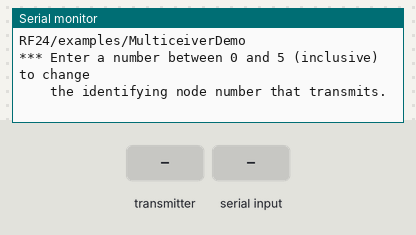
Bench run of a sketch on a simulated Arduino Uno, built with avr-gcc and run on an emulated ATmega328P. On the bench: the last lines printed to the serial monitor. The inputs (shaded band) are chosen by the test bench. No radio packets arrive unless stated.

Above: at 1.2 s.
1.3 s: the transmitter starts sending nodeID = 0
At 2.2 s:
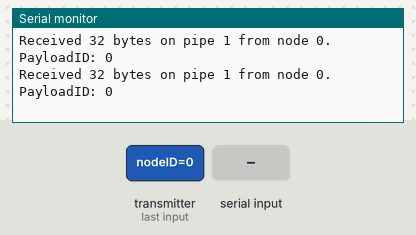
3.2 s: "90,45\n" received over Serial
At 3.6 s:
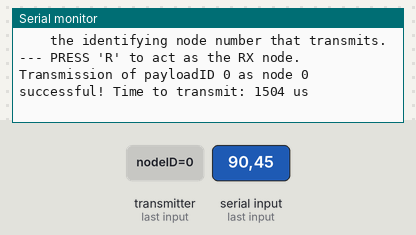
4.7 s: "R90\n" received over Serial
At 7.2 s:
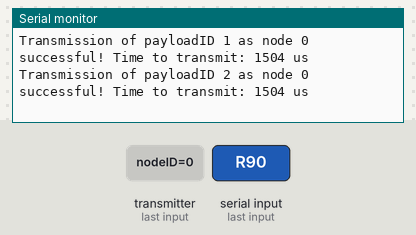
Timing chart, 0 to 8.7 s (numbered marks = the images above; inputs shaded):
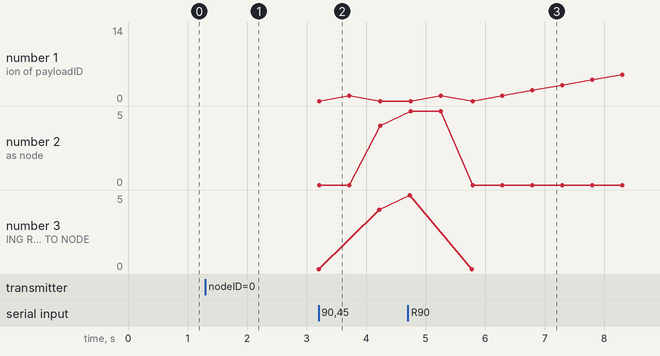

Measured:
- after the input at 1.3 s, the serial monitor: prints a new line at once (image 1)
- after the input at 3.2 s, the serial monitor: prints a new line at once (image 2)
- after the input at 4.7 s, the serial monitor: prints a new line after 1.1 s (image 3)

The sketch:

Multireceiver.ino
```cpp
// (licence header left out)
/**
 * A simple example of sending data from as many as 6 nRF24L01 transceivers to
 * 1 receiving transceiver. This technique is trademarked by
 * Nordic Semiconductors as "MultiCeiver".
 *
 * This example was written to be used on up to 6 devices acting as TX nodes &
 * only 1 device acting as the RX node (that's a maximum of 7 devices).
 * Use the Serial Monitor to change each node's behavior.
 */
#include <SPI.h>
#include "printf.h"
#include "RF24.h"

// instantiate an object for the nRF24L01 transceiver
RF24 radio(7, 8); // using pin 7 for the CE pin, and pin 8 for the CSN pin

// For this example, we'll be using 6 addresses; 1 for each TX node
// It is very helpful to think of an address as a path instead of as
// an identifying device destination
// Notice that the last byte is the only byte that changes in the last 5
// addresses. This is a limitation of the nRF24L01 transceiver for pipes 2-5
// because they use the same first 4 bytes from pipe 1.
uint64_t address[6] = {0x7878787878LL,
                       0xB3B4B5B6F1LL,
                       0xB3B4B5B6CDLL,
                       0xB3B4B5B6A3LL,
                       0xB3B4B5B60FLL,
                       0xB3B4B5B605LL
                      };

// Because this example allow up to 6 nodes (specified by numbers 0-5) to
// transmit and only 1 node to receive, we will use a negative value in our
// role variable to signify this node is a receiver.
// role variable is used to control whether this node is sending or receiving
char role = 'R'; // 0-5 = TX node; any negative number = RX node

// For this example, we'll be using a payload containing
// a node ID number and a single integer number that will be incremented
// on every successful transmission.
// Make a data structure to use as a payload.
struct PayloadStruct
{
  unsigned long nodeID;
  unsigned long payloadID;
};
PayloadStruct payload;

// This example uses all 6 pipes to receive while TX nodes only use 2 pipes
// To make this easier we'll use a function to manage the addresses, and the
// payload's nodeID
void setRole(); // declare a prototype; definition is found after the loop()

void setup() {

  Serial.begin(115200);
  while (!Serial) {
    // some boards need to wait to ensure access to serial over USB
  }

  // initialize the transceiver on the SPI bus
  if (!radio.begin()) {
    Serial.println(F("radio hardware is not responding!!"));
    while (1) {} // hold in infinite loop
  }

  // print example's introductory prompt
  Serial.println(F("RF24/examples/MulticeiverDemo"));
  Serial.println(F("*** Enter a number between 0 and 5 (inclusive) to change"));
  Serial.println(F("    the identifying node number that transmits."));

  // Set the PA Level low to try preventing power supply related problems
  // because these examples are likely run with nodes in close proximity of
  // each other.
  radio.setPALevel(RF24_PA_LOW); // RF24_PA_MAX is default.

  // save on transmission time by setting the radio to only transmit the
  // number of bytes we need to transmit a float
  radio.setPayloadSize(sizeof(payload)); // 2x int datatype occupy 8 bytes

  // Set the pipe addresses accordingly. This function additionally also
  // calls startListening() or stopListening() and sets the payload's nodeID
  setRole();

  // For debugging info
  // printf_begin();             // needed only once for printing details
  // radio.printDetails();       // (smaller) function that prints raw register values
  // radio.printPrettyDetails(); // (larger) function that prints human readable data

} // setup()

void loop() {

  if (role <= 53) {
    // This device is a TX node

    unsigned long start_timer = micros();                    // start the timer
    bool report = radio.write(&payload, sizeof(payload));    // transmit & save the report
    unsigned long end_timer = micros();                      // end the timer

    if (report) {
      // payload was delivered

      Serial.print(F("Transmission of payloadID "));
      Serial.print(payload.payloadID);                       // print payloadID
      Serial.print(F(" as node "));
      Serial.print(payload.nodeID);                          // print nodeID
      Serial.print(F(" successful!"));
      Serial.print(F(" Time to transmit: "));
      Serial.print(end_timer - start_timer);                 // print the timer result
      Serial.println(F(" us"));
    } else {
      Serial.println(F("Transmission failed or timed out")); // payload was not delivered
    }
    payload.payloadID++;                                     // increment payload number

    // to make this example readable in the serial monitor
    delay(500); // slow transmissions down by 1 second

  } else if (role == 'R') {
    // This device is the RX node

    uint8_t pipe;
    if (radio.available(&pipe)) {             // is there a payload? get the pipe number that recieved it
      uint8_t bytes = radio.getPayloadSize(); // get the size of the payload
      radio.read(&payload, bytes);            // fetch payload from FIFO
      Serial.print(F("Received "));
      Serial.print(bytes);                    // print the size of the payload
      Serial.print(F(" bytes on pipe "));
      Serial.print(pipe);                     // print the pipe number
      Serial.print(F(" from node "));
      Serial.print(payload.nodeID);           // print the payload's origin
      Serial.print(F(". PayloadID: "));
      Serial.println(payload.payloadID);      // print the payload's number
    }
  } // role

  if (Serial.available()) {
    // change the role via the serial monitor

    char c = Serial.read();
    if (toupper(c) == 'R' && role <= 53) {
      // Become the RX node

      role = 'R';
      Serial.println(F("*** CHANGING ROLE TO RECEIVER ***"));
      Serial.println(F("--- Enter a number between 0 and 5 (inclusive) to act as"));
      Serial.println(F("    a unique node number that transmits to the RX node."));
      setRole(); // change address on all pipes to TX nodes

    } else if (c >= 48 && c <= 53 && c != role) {
      // Become a TX node with identifier 'c'

      role = c - 48;
      Serial.print(F("*** CHANGING ROLE TO NODE "));
      Serial.print(c);
      Serial.println(F(" ***"));
      Serial.println(F("--- Enter a number between 0 and 5 (inclusive) to change"));
      Serial.println(F("    the identifying node number that transmits."));
      Serial.println(F("--- PRESS 'R' to act as the RX node."));
      setRole(); // change address on pipe 0 to the RX node
    }
  }

} // loop

void setRole() {
  if (role == 'R') {
    // For the RX node

    // Set the addresses for all pipes to TX nodes
    for (uint8_t i = 0; i < 6; ++i)
      radio.openReadingPipe(i, address[i]);

    radio.startListening(); // put radio in RX mode

  } else {
    // For the TX node

    // set the payload's nodeID & reset the payload's identifying number
    payload.nodeID = role;
    payload.payloadID = 0;

    // Set the address on pipe 0 to the RX node.
    radio.stopListening(); // put radio in TX mode
    radio.openWritingPipe(address[role]);

    // According to the datasheet, the auto-retry features's delay value should
    // be "skewed" to allow the RX node to receive 1 transmission at a time.
    // So, use varying delay between retry attempts and 15 (at most) retry attempts
    radio.setRetries(((role * 3) % 12) + 3, 15); // maximum value is 15 for both args
  }
} // setRole
```
